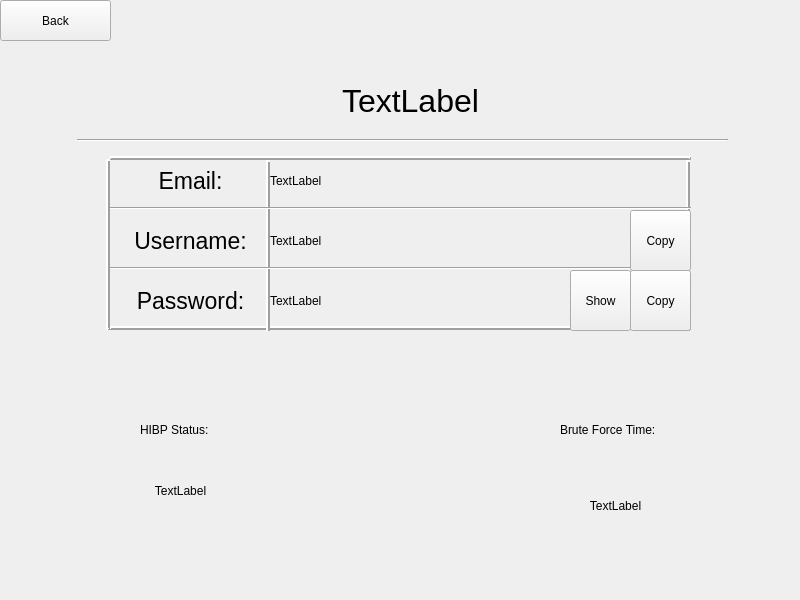
<?xml version="1.0" encoding="UTF-8"?>
<ui version="4.0">
 <class>Widget</class>
 <widget class="QWidget" name="Widget">
  <property name="geometry">
   <rect>
    <x>0</x>
    <y>0</y>
    <width>800</width>
    <height>600</height>
   </rect>
  </property>
  <property name="windowTitle">
   <string>Widget</string>
  </property>
  <widget class="QPushButton" name="pushButton">
   <property name="geometry">
    <rect>
     <x>0</x>
     <y>0</y>
     <width>111</width>
     <height>41</height>
    </rect>
   </property>
   <property name="text">
    <string>Back</string>
   </property>
  </widget>
  <widget class="QLabel" name="StoreName">
   <property name="geometry">
    <rect>
     <x>150</x>
     <y>60</y>
     <width>521</width>
     <height>81</height>
    </rect>
   </property>
   <property name="font">
    <font>
     <pointsize>24</pointsize>
    </font>
   </property>
   <property name="text">
    <string>TextLabel</string>
   </property>
   <property name="alignment">
    <set>Qt::AlignCenter</set>
   </property>
  </widget>
  <widget class="Line" name="line">
   <property name="geometry">
    <rect>
     <x>77</x>
     <y>130</y>
     <width>651</width>
     <height>20</height>
    </rect>
   </property>
   <property name="orientation">
    <enum>Qt::Horizontal</enum>
   </property>
  </widget>
  <widget class="QLabel" name="label">
   <property name="geometry">
    <rect>
     <x>110</x>
     <y>150</y>
     <width>161</width>
     <height>61</height>
    </rect>
   </property>
   <property name="font">
    <font>
     <pointsize>17</pointsize>
    </font>
   </property>
   <property name="frameShadow">
    <enum>QFrame::Raised</enum>
   </property>
   <property name="text">
    <string>Email:</string>
   </property>
   <property name="alignment">
    <set>Qt::AlignCenter</set>
   </property>
  </widget>
  <widget class="QLabel" name="label_2">
   <property name="geometry">
    <rect>
     <x>110</x>
     <y>210</y>
     <width>161</width>
     <height>61</height>
    </rect>
   </property>
   <property name="font">
    <font>
     <pointsize>17</pointsize>
    </font>
   </property>
   <property name="frameShadow">
    <enum>QFrame::Raised</enum>
   </property>
   <property name="text">
    <string>Username:</string>
   </property>
   <property name="alignment">
    <set>Qt::AlignCenter</set>
   </property>
  </widget>
  <widget class="QLabel" name="label_3">
   <property name="geometry">
    <rect>
     <x>110</x>
     <y>270</y>
     <width>161</width>
     <height>61</height>
    </rect>
   </property>
   <property name="font">
    <font>
     <pointsize>17</pointsize>
    </font>
   </property>
   <property name="frameShadow">
    <enum>QFrame::Raised</enum>
   </property>
   <property name="text">
    <string>Password:</string>
   </property>
   <property name="alignment">
    <set>Qt::AlignCenter</set>
   </property>
  </widget>
  <widget class="QLabel" name="label_4">
   <property name="geometry">
    <rect>
     <x>270</x>
     <y>150</y>
     <width>421</width>
     <height>61</height>
    </rect>
   </property>
   <property name="frameShadow">
    <enum>QFrame::Raised</enum>
   </property>
   <property name="text">
    <string>TextLabel</string>
   </property>
  </widget>
  <widget class="QLabel" name="label_5">
   <property name="geometry">
    <rect>
     <x>270</x>
     <y>210</y>
     <width>421</width>
     <height>61</height>
    </rect>
   </property>
   <property name="frameShadow">
    <enum>QFrame::Raised</enum>
   </property>
   <property name="text">
    <string>TextLabel</string>
   </property>
  </widget>
  <widget class="QLabel" name="label_6">
   <property name="geometry">
    <rect>
     <x>270</x>
     <y>270</y>
     <width>421</width>
     <height>61</height>
    </rect>
   </property>
   <property name="frameShadow">
    <enum>QFrame::Raised</enum>
   </property>
   <property name="text">
    <string>TextLabel</string>
   </property>
  </widget>
  <widget class="Line" name="line_2">
   <property name="geometry">
    <rect>
     <x>110</x>
     <y>150</y>
     <width>581</width>
     <height>16</height>
    </rect>
   </property>
   <property name="frameShadow">
    <enum>QFrame::Raised</enum>
   </property>
   <property name="lineWidth">
    <number>2</number>
   </property>
   <property name="orientation">
    <enum>Qt::Horizontal</enum>
   </property>
  </widget>
  <widget class="Line" name="line_3">
   <property name="geometry">
    <rect>
     <x>100</x>
     <y>159</y>
     <width>16</width>
     <height>171</height>
    </rect>
   </property>
   <property name="frameShadow">
    <enum>QFrame::Raised</enum>
   </property>
   <property name="lineWidth">
    <number>2</number>
   </property>
   <property name="orientation">
    <enum>Qt::Vertical</enum>
   </property>
  </widget>
  <widget class="Line" name="line_4">
   <property name="geometry">
    <rect>
     <x>110</x>
     <y>320</y>
     <width>581</width>
     <height>16</height>
    </rect>
   </property>
   <property name="frameShadow">
    <enum>QFrame::Raised</enum>
   </property>
   <property name="lineWidth">
    <number>2</number>
   </property>
   <property name="orientation">
    <enum>Qt::Horizontal</enum>
   </property>
  </widget>
  <widget class="Line" name="line_5">
   <property name="geometry">
    <rect>
     <x>680</x>
     <y>160</y>
     <width>16</width>
     <height>171</height>
    </rect>
   </property>
   <property name="frameShadow">
    <enum>QFrame::Raised</enum>
   </property>
   <property name="lineWidth">
    <number>2</number>
   </property>
   <property name="orientation">
    <enum>Qt::Vertical</enum>
   </property>
  </widget>
  <widget class="Line" name="line_6">
   <property name="geometry">
    <rect>
     <x>260</x>
     <y>160</y>
     <width>16</width>
     <height>171</height>
    </rect>
   </property>
   <property name="frameShadow">
    <enum>QFrame::Raised</enum>
   </property>
   <property name="lineWidth">
    <number>2</number>
   </property>
   <property name="orientation">
    <enum>Qt::Vertical</enum>
   </property>
  </widget>
  <widget class="Line" name="line_7">
   <property name="geometry">
    <rect>
     <x>110</x>
     <y>200</y>
     <width>581</width>
     <height>16</height>
    </rect>
   </property>
   <property name="orientation">
    <enum>Qt::Horizontal</enum>
   </property>
  </widget>
  <widget class="Line" name="line_8">
   <property name="geometry">
    <rect>
     <x>110</x>
     <y>260</y>
     <width>581</width>
     <height>16</height>
    </rect>
   </property>
   <property name="orientation">
    <enum>Qt::Horizontal</enum>
   </property>
  </widget>
  <widget class="QPushButton" name="showPassword">
   <property name="geometry">
    <rect>
     <x>570</x>
     <y>270</y>
     <width>61</width>
     <height>61</height>
    </rect>
   </property>
   <property name="text">
    <string>Show</string>
   </property>
  </widget>
  <widget class="QLabel" name="label_7">
   <property name="geometry">
    <rect>
     <x>140</x>
     <y>420</y>
     <width>91</width>
     <height>20</height>
    </rect>
   </property>
   <property name="text">
    <string>HIBP Status:</string>
   </property>
  </widget>
  <widget class="QLabel" name="label_8">
   <property name="geometry">
    <rect>
     <x>560</x>
     <y>420</y>
     <width>121</width>
     <height>20</height>
    </rect>
   </property>
   <property name="text">
    <string>Brute Force Time:</string>
   </property>
  </widget>
  <widget class="QLabel" name="HIBPst">
   <property name="geometry">
    <rect>
     <x>10</x>
     <y>460</y>
     <width>341</width>
     <height>61</height>
    </rect>
   </property>
   <property name="text">
    <string>TextLabel</string>
   </property>
   <property name="alignment">
    <set>Qt::AlignCenter</set>
   </property>
  </widget>
  <widget class="QLabel" name="BFTime">
   <property name="geometry">
    <rect>
     <x>440</x>
     <y>460</y>
     <width>351</width>
     <height>91</height>
    </rect>
   </property>
   <property name="text">
    <string>TextLabel</string>
   </property>
   <property name="alignment">
    <set>Qt::AlignCenter</set>
   </property>
  </widget>
  <widget class="QPushButton" name="copyPassword">
   <property name="geometry">
    <rect>
     <x>630</x>
     <y>270</y>
     <width>61</width>
     <height>61</height>
    </rect>
   </property>
   <property name="text">
    <string>Copy</string>
   </property>
  </widget>
  <widget class="QPushButton" name="copyUsername">
   <property name="geometry">
    <rect>
     <x>630</x>
     <y>210</y>
     <width>61</width>
     <height>61</height>
    </rect>
   </property>
   <property name="text">
    <string>Copy</string>
   </property>
  </widget>
 </widget>
 <resources/>
 <connections/>
</ui>
